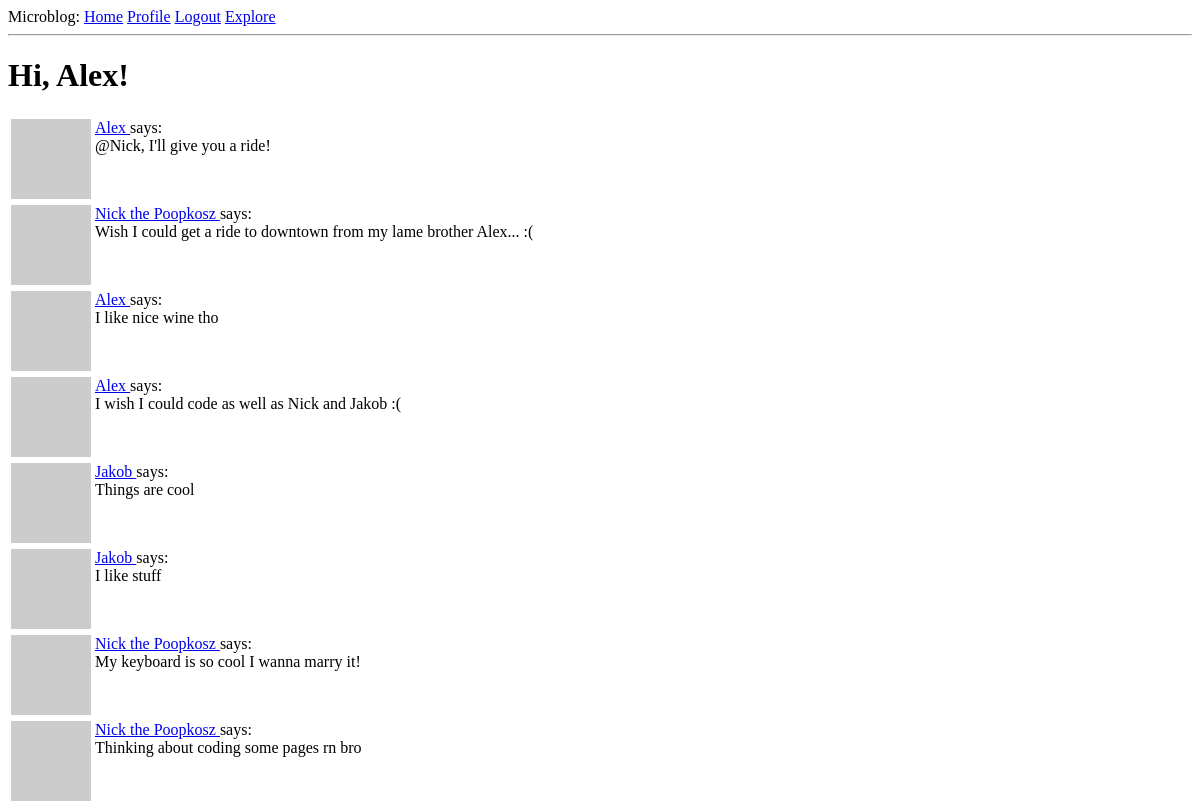
The page /explore (signed in) on the database as committed earlier.
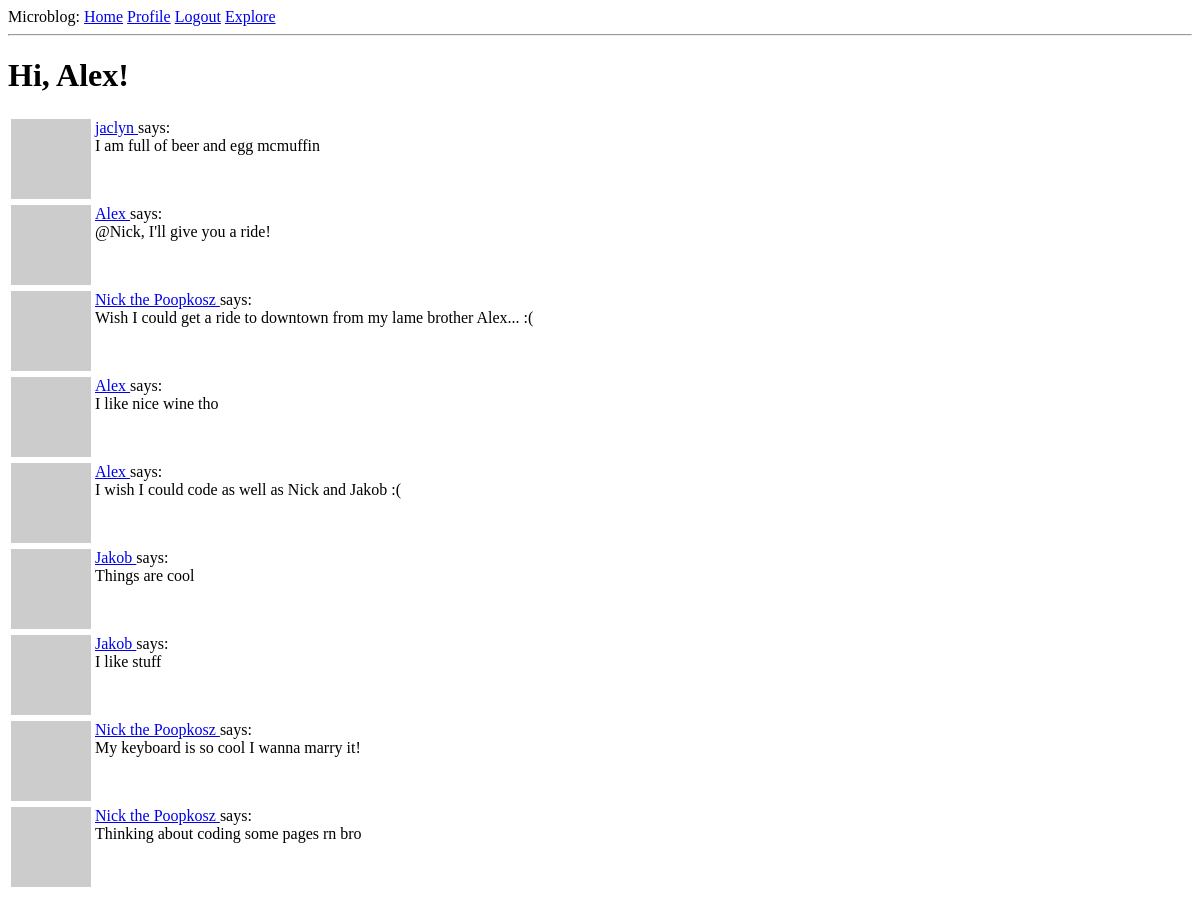
The same page on the database as committed later.
### app/models.py (models this page shows, shortened)
class User(UserMixin, db.Model):
    id = db.Column(db.Integer, primary_key = True)
    username = db.Column(db.String(64), index = True, unique = True)
    email = db.Column(db.String(120), index = True, unique = True)
    password_hash = db.Column(db.String(128))
    posts = db.relationship('Post', backref='author', lazy='dynamic')
    about_me = db.Column(db.String(140))
    last_see = db.Column(db.DateTime, default=datetime.utcnow)
    followed = db.relationship(
        'User', secondary=followers,
        primaryjoin=(followers.c.follower_id == id),
        secondaryjoin=(followers.c.followed_id == id),
        backref=db.backref('followers', lazy='dynamic'), lazy='dynamic')
    def avatar(self, size):
        digest = md5(self.email.lower().encode('utf-8')).hexdigest()
        return 'https://www.gravatar.com/avatar/{}?d=identicon&s={}'.format(digest, size)
    '''
    This function will use a database query to avoid sorting posts for user with
     a large amount of user followed.

     It does so by first joining all posts found in the left side of the join,
     and append any record from the followers, right side of the join that match
     user.id condition. This can cause duplication.

     The query made on the Post class is then filtered to only return a table with
     posts where the follower id is equal to the id of the User in question,
     meaning that only posts where the author has the specific user as a follower
     will be returned.

     After that the posts are simply sorted by their timestamp in the database.

     The initial query does not allow the User's own posts to be added so it a seperate
     query adds them, and then merges them with the exisitng table, and sorts all the
     posts again.
     '''

class Post(db.Model):
    id = db.Column(db.Integer, primary_key = True)
    body = db.Column(db.String(140))
    timestamp = db.Column(db.DateTime, index = True, default = datetime.utcnow)
    user_id = db.Column(db.Integer, db.ForeignKey('user.id'))

### app/routes.py (the view)
@app.route('/explore')
@login_required
def explore():
    page = request.args.get('page', 1, type=int)
    posts = Post.query.order_by(Post.timestamp.desc()).paginate(
        page, app.config['POSTS_PER_PAGE'], False)
    next_url = url_for('explore', page=posts.next_num) \
        if posts.has_next else None
    prev_url = url_for('explore', page=posts.prev_num) \
        if posts.has_prev else None
    return render_template("index.html", title='Explore', posts=posts.items,
                          next_url=next_url, prev_url=prev_url)

### app/models.py (called while the page is built)
@login.user_loader
def load_user(id):
    return User.query.get(int(id))

### app/routes.py (called while the page is built)
@app.before_request
def before_request():
    if current_user.is_authenticated:
        current_user.last_seen = datetime.utcnow()
        db.session.commit()

### app/templates/index.html (shortened to what this page needs)
{% extends "base.html" %}
{% block content %}
    <h1>Hi, {{ current_user.username }}!</h1>
    {% for post in posts %}
        {% include '_post.html' %}
    {% endfor %}
{% endblock %}

### app/templates/base.html (shortened to what this page needs)
<html>
    <head>
    </head>
    <body>
        <div>
            Microblog:
            <a href="{{ url_for('index') }}">Home</a>
            {% if current_user.is_anonymous %}
            <a href="{{ url_for('login') }}">Login</a>
            {% else %}
            <a href="{{ url_for('user', username=current_user.username) }}">Profile</a>
            <a href="{{ url_for('logout') }}">Logout</a>
            {% endif %}
            <a href="{{ url_for('explore') }}">Explore</a>
        </div>
        <hr>
        {% block content %}{% endblock %}
    </body>
</html>

### app/templates/_post.html
<table>
    <tr valign="top">
        <td><img src="{{ post.author.avatar(36) }}"></td>
        <td>
            <a href="{{ url_for('user', username=post.author.username) }}">
                {{ post.author.username }}
            </a>
            says:<br>{{ post.body }}
        </td>
    </tr>
</table>

Rows that differ between the two databases and show on the page:
added Post: author.username "jaclyn", body "I am full of beer and egg mcmuffin"
